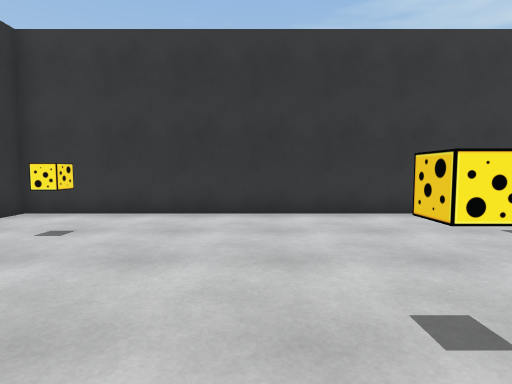
[1] (above)

23 first-person views from a walk through a scene from a Unity 3-D project. The camera is 1.2 m above the floor, tilts 4° down and sees 80° across. The floor is counted in squares, 1 m on a side. Each view is taken from the middle of a square. On the plan, view 1 faces up. The plan holds only what a view shows up to about 13 squares ahead; the rest is blank. The player is left out.

[2]
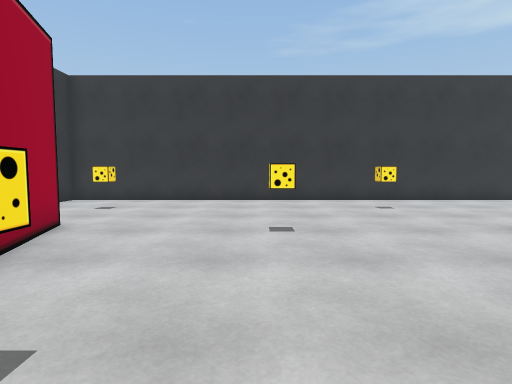

[3]
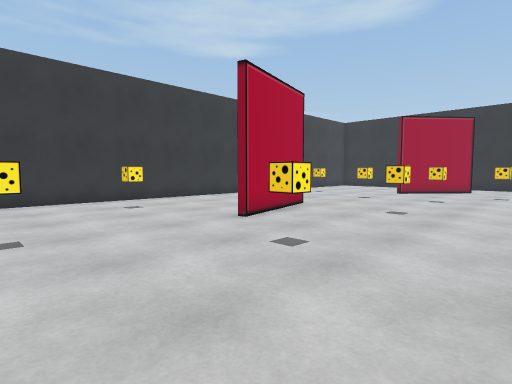

[4]
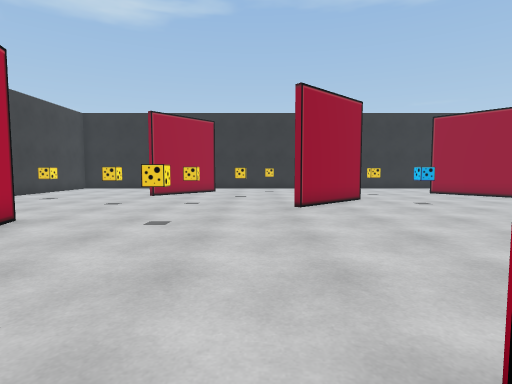

[5]
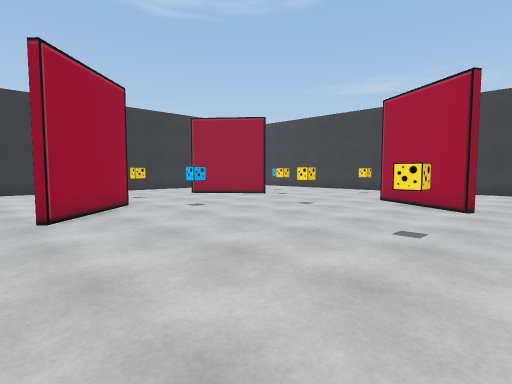

[6]
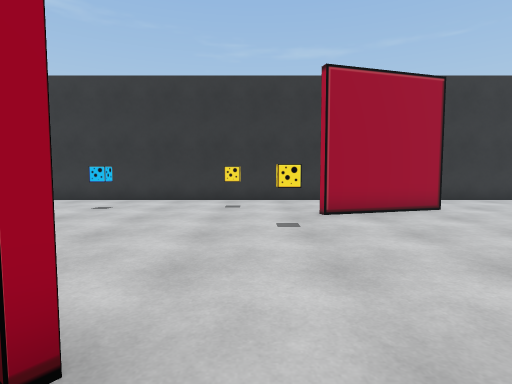

[7]
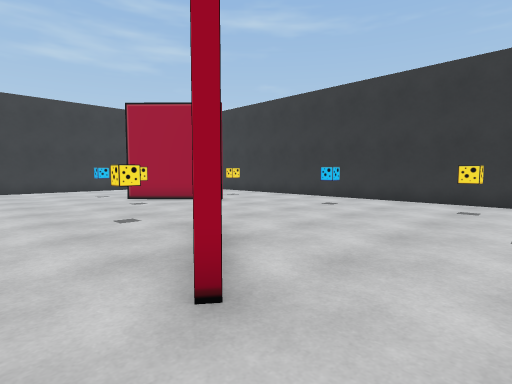

[8]
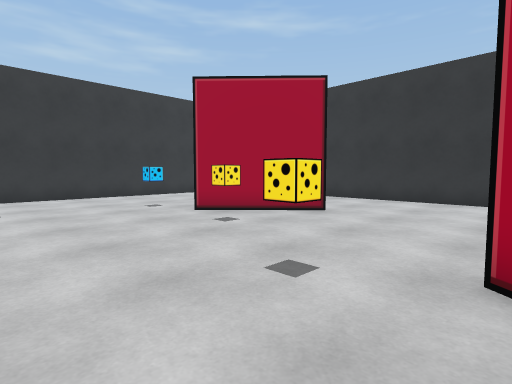

[9]
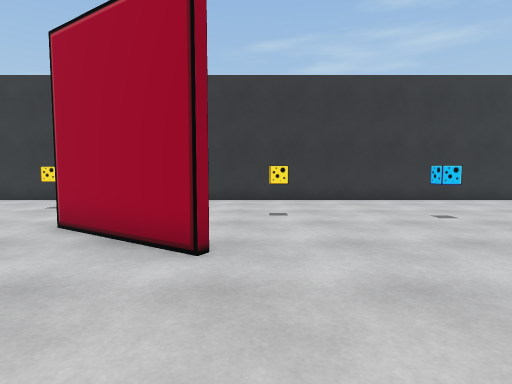

[10]
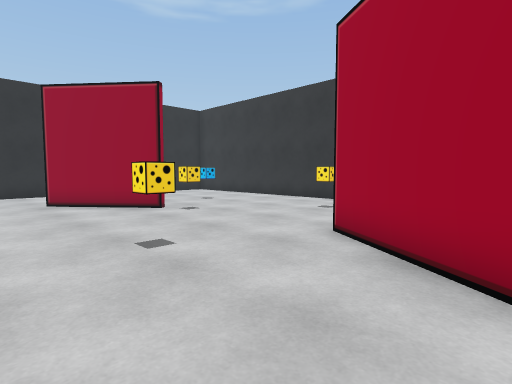

[11]
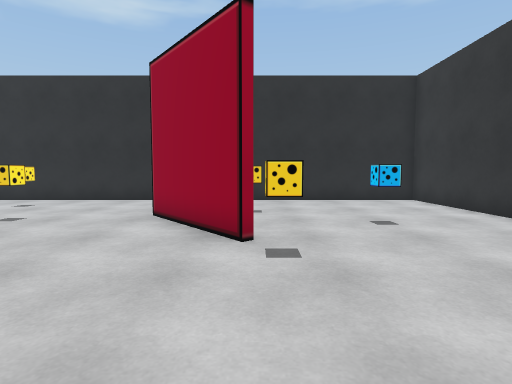

[12]
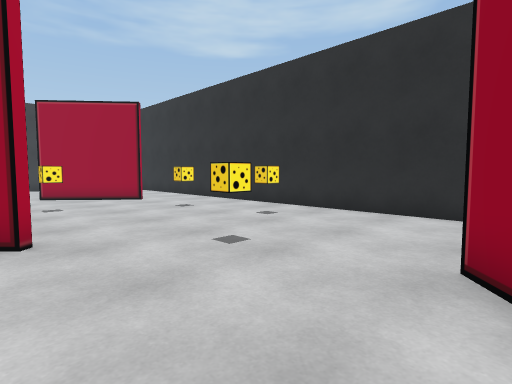

[13]
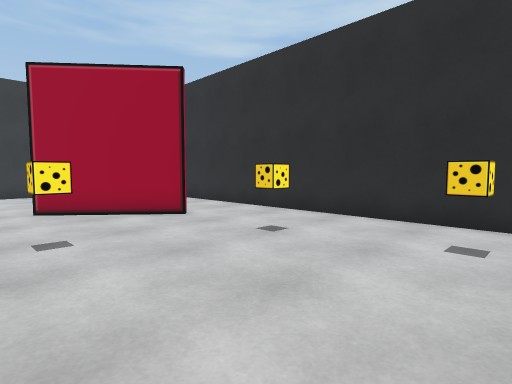

[14]
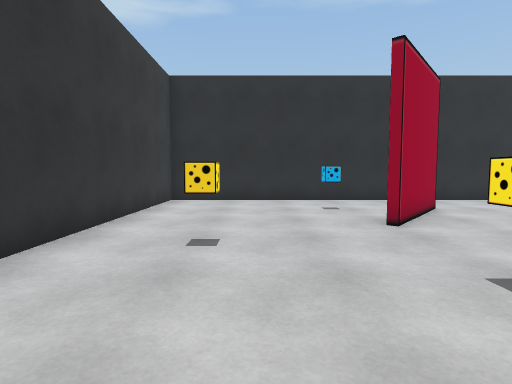

[15]
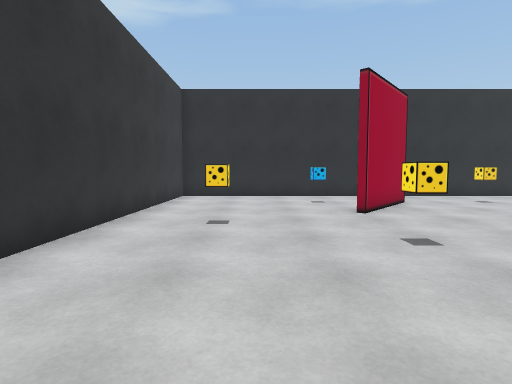

[16]
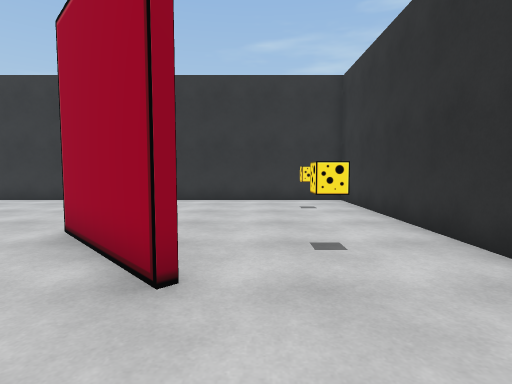

[17]
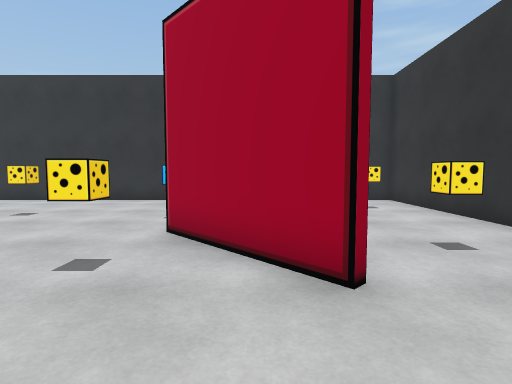

[18]
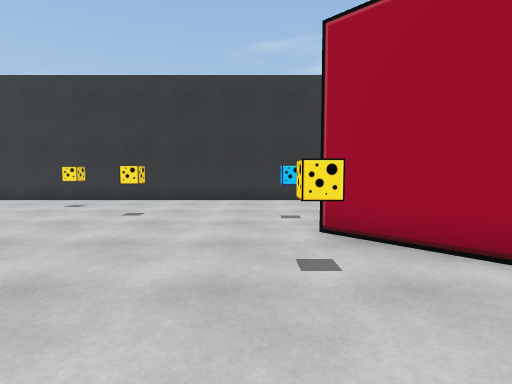

[19]
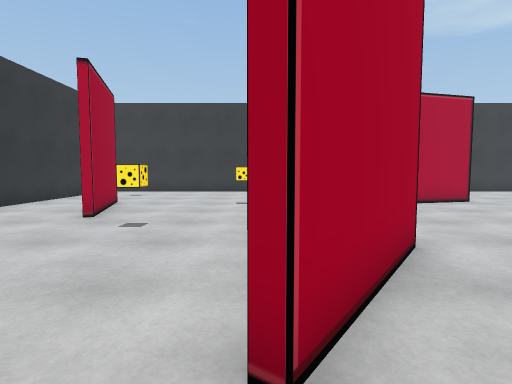

[20]
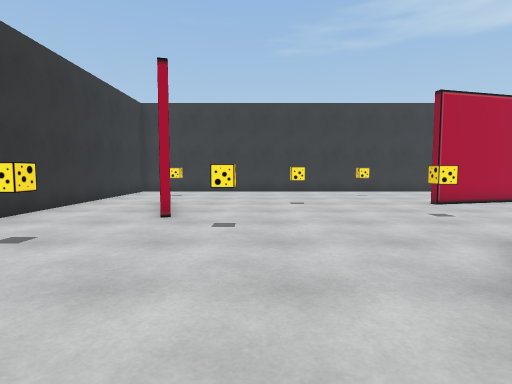

[21]
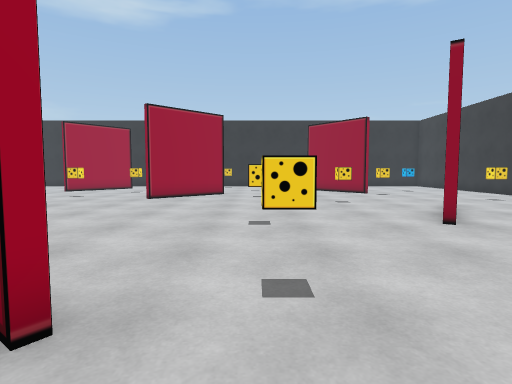

[22]
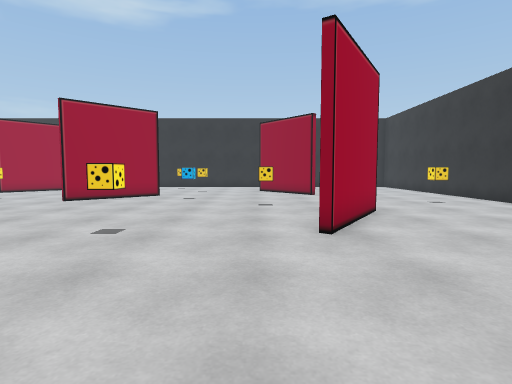

[23]
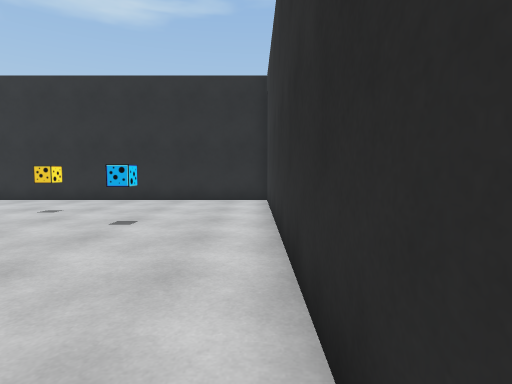

### Floor plan
Points are (right, up) in squares from view 1. A wall is a line through its corners. A room is listed if a view was taken in it or the views show most of it. See-through windows are left out.
Room 1 (views 1, 2, 3, 4, 5, 6, 7, 8, 9, 10, 11, 12, 13, 14, 15, 16, 17, 18, 19, 20, 21, 22, 23)
walls: (4.6, -4.2) (2.1, -7.5); (6.8, -13.2) (10.2, -15.4); (15.7, -7.4) (12.9, -4.4); (10.1, -15.6) (6.6, -13.4); (10.4, 2.8) (6.4, 1.8); (-2, -12) (0.8, -15); (16.1, -14.8) (19.2, -12.2); (20.6, -0.7) (17.4, 2); (-3.3, 2.8) (-2.2, -1.2); (11.5, 8.5) (-6.5, 8.5) (-6.5, -21.5) (23.5, -21.5) (23.5, 8.5) (13, 8.5)
objects: other object (-5, -19); other object (-4, -14); other object (-4, -8); other object (-4, -4); other object (-4, 6); other object (-1, -2); other object (1, -17); other object (1, -13); other object (2, 2); other object (3, -9); other object (5, -17); other object (5, -1); other object (5, 6); other object (7, -9); other object (8, -19); other object (10, -1); other object (12, -12); other object (13, -19); other object (14, -9); other object (14, -1); other object (14, 2); other object (15, -15); other object (16, 6); other object (17, -2); other object (18, -18); other object (18, -9); other object (20, -15); other object (21, -7); other object (21, -4); other object (21, 3)

Positions as (right, up) in squares from view 1, and headings:
1: (0, 0), facing up
2: (1, -4), facing up
3: (1, -4), facing up-right
4: (3, -3), facing right
5: (5, -3), facing down-right
6: (6, -3), facing left
7: (6, -2), facing down-left
8: (6, -7), facing down-left
9: (6, -9), facing down
10: (7, -10), facing down-right
11: (11, -15), facing right
12: (15, -13), facing up-right
13: (16, -8), facing up-right
14: (11, 5), facing right
15: (9, 5), facing right
16: (-3, -9), facing down
17: (-1, -9), facing down
18: (2, -9), facing down
19: (2, -9), facing up
20: (0, -9), facing up
21: (0, -9), facing right
22: (1, -12), facing right
23: (11, -21), facing right
